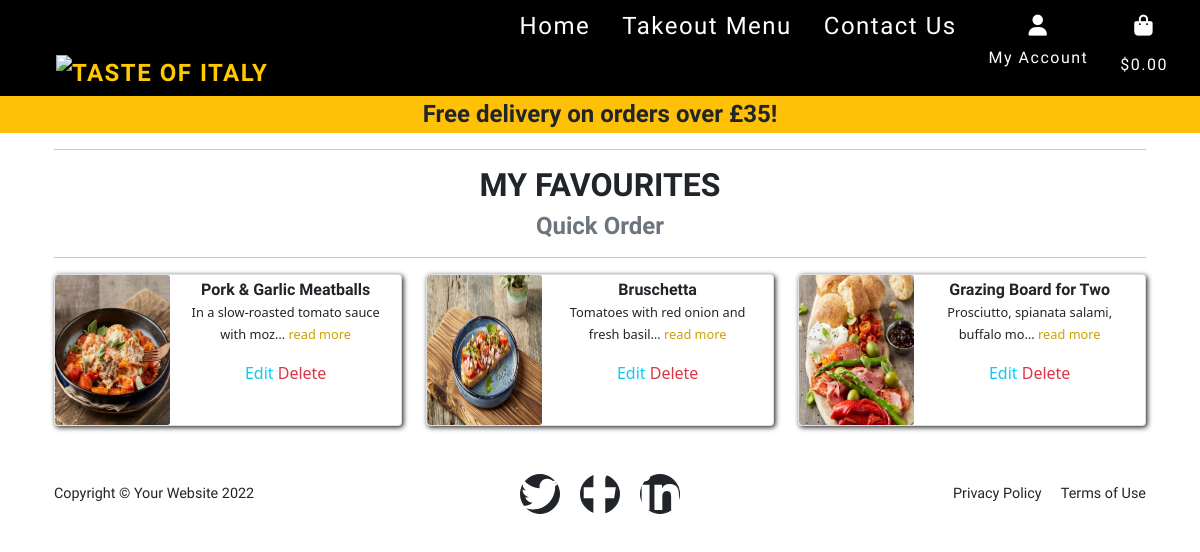
Page /favourites/ (signed in) on the committed database.
### favourites/models.py (models this page shows, shortened)
class Favourite(models.Model):
    user = models.ForeignKey(User, on_delete=models.CASCADE)
    product = models.ForeignKey(FoodProduct, on_delete=models.CASCADE)

### food_products/models.py (models this page shows, shortened)
class FoodProduct(models.Model):
    category = models.ForeignKey(
        'FoodCategory', null=True, blank=True, on_delete=models.SET_NULL)
    name = models.CharField(max_length=254)
    description = models.TextField()
    price = models.DecimalField(max_digits=6, decimal_places=2)
    calories = models.IntegerField(null=True, blank=True)
    image_url = models.URLField(max_length=1024, null=True, blank=True)
    image = models.ImageField(null=True, blank=True)

### favourites/views.py (the view)
# urls.py: path('', views.my_favourites, name='my_favourites'),
@login_required
def my_favourites(request):
    favourites = Favourite.objects.filter(user=request.user)
    context = {
        'favourites': favourites
    }
    return render(request, 'favourites/favourites.html', context)

### bag/context.py (called while the page is built, shortened)
def bag_contents(request):
    bag_items = []
    total = 0
    product_count = 0
    bag = request.session.get('bag', {})
    if total < settings.FREE_DELIVERY_THRESHOLD:
        delivery = total * Decimal(settings.STANDARD_DELIVERY_PERCENTAGE / 100)
        free_delivery_delta = settings.FREE_DELIVERY_THRESHOLD - total
    else:
        delivery = 0
        free_delivery_delta = 0
    grand_total = delivery + total
    context = {
        'bag_items': bag_items,
        'total': total,
        'product_count': product_count,
        'delivery': delivery,
        'free_delivery_delta': free_delivery_delta,
        'free_delivery_threshold': settings.FREE_DELIVERY_THRESHOLD,
        'grand_total': grand_total,
    }
    return context

### favourites/templates/favourites/favourites.html (shortened to what this page needs)
{% extends "base.html" %}
{% load static %}
{% block content %}
<div class="container mb-2 text-center">
    <div class="row">
        <div class="col">
            <hr>
            <h2 class="section-heading text-uppercase">My Favourites</h2>
            <h4 class="section-subheading text-muted">Quick Order</h4>
            <hr>
        </div>
    </div>
    <div class="row">
        {% if favourites %}
        {% for favourite in favourites %}
        <div class="col-md-4">
            <div class="card mb-3" style="max-width: 540px;">
                <div class="row g-0">
                    <div class="col-md-4">
                        {% if favourite.product.image %}
                        <img src="{{favourite.product.image.url}}" class="card-img rounded-start" alt="{{favourite.product.name}}">
                        {% else %}
                        <img src="{{ MEDIA_URL}}noimage.png" class="card-img rounded-start" alt="{{favourite.product.name}}">
                        {% endif %}
                    </div>
                    <div class="col-md-8">
                        <div class="card-body">
                            <h5 class="card-title">{{favourite.product.name}}</h5>
                            <p class="card-text">
                                {{favourite.product.description|truncatechars:40}}{% if favourite.product.description|length > 40 %}
                                <span class="text-muted"><a href="#exampleModal{{favourite.product.id}}" class="read-more"
                                        data-bs-toggle="modal" data-bs-target="#exampleModal{{favourite.product.id}}">
                                        read more
                                    </a></span>
                                {% endif %}</p>
                            <a class="text-info" href="">Edit</a>
                            <a class="text-danger" href="{% url 'delete_favourites' favourite.id %}">Delete</a>
                        </div>
                    </div>
                </div>
            </div>
        </div>
        {% endfor %}
        {% else %}
        <p>You have not favourites</p>
        {% endif %}
    </div>
</div>
{% endblock %}

### rows in the picture
Favourite: product.image (picture), product.name "Pork & Garlic Meatballs", product.description "In a slow-roasted tomato sauce with moz…"
Favourite: product.image (picture), product.name "Bruschetta", product.description "Tomatoes with red onion and fresh basil…"
Favourite: product.image (picture), product.name "Grazing Board for Two", product.description "Prosciutto, spianata salami, buffalo mo…"

### other values in the picture
{{ free_delivery_threshold }} "35"
